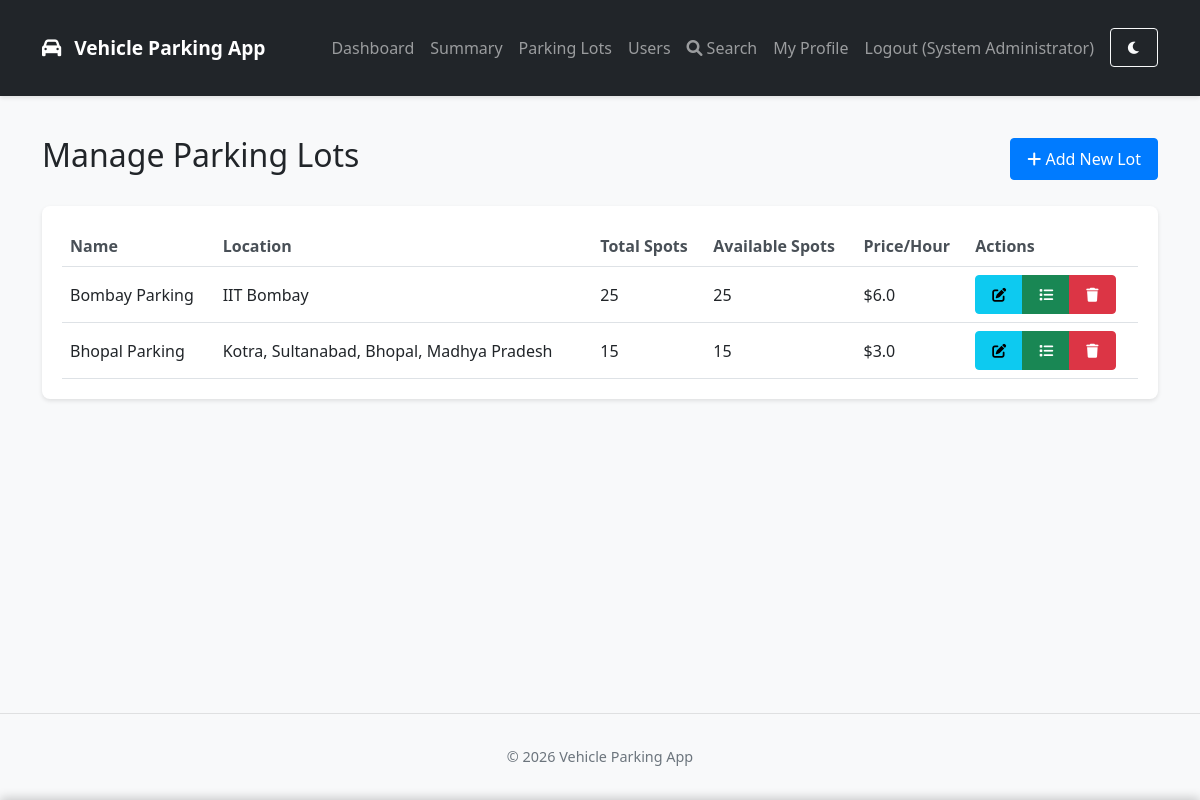
The page /admin/parking-lots (signed in) on the database its author committed.
### backend/models/models.py (models this page shows, shortened)
class User(db.Model, UserMixin):
    __tablename__ = 'users'
    id = db.Column(db.Integer, primary_key=True)
    username = db.Column(db.String(64), unique=True, nullable=False)
    email = db.Column(db.String(120), unique=True, nullable=False)
    password_hash = db.Column(db.String(128), nullable=False)
    phone = db.Column(db.String(20), unique=True, nullable=True)
    full_name = db.Column(db.String(100), nullable=True)
    address = db.Column(db.String(200), nullable=True)
    pin_code = db.Column(db.String(20), nullable=True)
    vehicle_no = db.Column(db.String(20), unique=True, nullable=True)
    is_admin = db.Column(db.Boolean, default=False)
    created_at = db.Column(db.DateTime, default=lambda: datetime.now(IST))
    notification_preference = db.Column(db.String(20), default='email')  # email, gchat, sms
    gchat_email = db.Column(db.String(120), nullable=True)
    reminder_time = db.Column(db.String(5), default='18:00')  # 24-hour format HH:MM
    report_format = db.Column(db.String(10), default='html')  # html or pdf
    last_reminder_date = db.Column(db.Date, nullable=True)  # Track when last reminder was sent
    reservations = db.relationship('ParkingReservation', backref='user', lazy=True, cascade="all, delete-orphan")
    payment_methods = db.relationship('SavedPaymentMethod', backref='user', lazy=True, cascade="all, delete-orphan")

class ParkingLot(db.Model):
    __tablename__ = 'parking_lots'
    id = db.Column(db.Integer, primary_key=True)
    name = db.Column(db.String(100), nullable=False)
    prime_location_name = db.Column(db.String(100), nullable=False)
    price = db.Column(db.Float, nullable=False)
    address = db.Column(db.String(200), nullable=False)
    pin_code = db.Column(db.String(10), nullable=False)
    maximum_number_of_spots = db.Column(db.Integer, nullable=False)
    created_at = db.Column(db.DateTime, default=datetime.now(IST))
    spots = db.relationship('ParkingSpot', backref='lot', lazy=True, cascade="all, delete-orphan")
    @property
    def available_spots(self):
        return len([spot for spot in self.spots if spot.status == 'A'])

class ParkingSpot(db.Model):
    __tablename__ = 'parking_spots'
    id = db.Column(db.Integer, primary_key=True)
    lot_id = db.Column(db.Integer, db.ForeignKey('parking_lots.id'), nullable=False)
    spot_number = db.Column(db.Integer, nullable=False)
    status = db.Column(db.String(1), nullable=False, default='A')  # 'A' for Available, 'O' for Occupied
    created_at = db.Column(db.DateTime, default=datetime.now(IST))
    reservations = db.relationship('ParkingReservation', backref='spot', lazy=True)

### backend/routes/admin_routes.py (the view)
@admin.route('/parking-lots')
@login_required
@admin_required
def parking_lots():
    lots = ParkingLot.query.all()
    return render_template('admin/parking_lots.html', parking_lots=lots)

### backend/routes/admin_routes.py (called while the page is built)
def admin_required(f):
    @wraps(f)
    def decorated_function(*args, **kwargs):
        if not current_user.is_authenticated or not current_user.is_admin:
            flash('Please log in to access this page.', 'danger')
            return redirect(url_for('auth.admin_login'))
        return f(*args, **kwargs)
    return decorated_function

### backend/services/cache_service.py (called while the page is built)
    def clean_expired(self):
        now = time.time()
        expired_keys = [key for key, (expiry_time, _) in self._cache.items() if expiry_time <= now]
        for key in expired_keys:
            del self._cache[key]
            if self.app:
                self.app.logger.debug(f"Removed expired cache key: {key}")
            else:
                logger.debug(f"Removed expired cache key: {key}")

### frontend/templates/admin/parking_lots.html (shortened to what this page needs)
{% extends "base.html" %}
{% block content %}
<div class="row">
    <div class="col-md-12">
        <div class="d-flex justify-content-between align-items-center mb-4">
            <h2>Manage Parking Lots</h2>
            <a href="{{ url_for('admin.create_parking_lot') }}" class="btn btn-primary">
                <i class="fas fa-plus"></i> Add New Lot
            </a>
        </div>
    </div>
</div>
<div class="row">
    <div class="col-md-12">
        <div class="card">
            <div class="card-body">
                <div class="table-responsive">
                    <table class="table">
                        <thead>
                            <tr>
                                <th>Name</th>
                                <th>Location</th>
                                <th>Total Spots</th>
                                <th>Available Spots</th>
                                <th>Price/Hour</th>
                                <th>Actions</th>
                            </tr>
                        </thead>
                        <tbody>
                            {% for lot in parking_lots %}
                            <tr>
                                <td>{{ lot.name }}</td>
                                <td>{{ lot.prime_location_name }}</td>
                                <td>{{ lot.maximum_number_of_spots }}</td>
                                <td>{{ lot.available_spots }}</td>
                                <td>${{ lot.price }}</td>
                                <td>
                                    <div class="btn-group">
                                        <a href="{{ url_for('admin.edit_parking_lot', lot_id=lot.id) }}"
                                           class="btn btn-sm btn-info" title="Edit">
                                            <i class="fas fa-edit"></i>
                                        </a>
                                        <a href="{{ url_for('admin.view_parking_spots', lot_id=lot.id) }}"
                                           class="btn btn-sm btn-success" title="View Spots">
                                            <i class="fas fa-list"></i>
                                        </a>
                                        <button type="button"
                                                class="btn btn-sm btn-danger"
                                                title="Delete"
                                                data-bs-toggle="modal"
                                                data-bs-target="#deleteModal{{ lot.id }}">
                                            <i class="fas fa-trash"></i>
                                        </button>
                                    </div>
                                </td>
                            </tr>
                            {% endfor %}
                        </tbody>
                    </table>
                </div>
            </div>
        </div>
    </div>
</div>
{% endblock %}

### frontend/templates/base.html (shortened to what this page needs)
<!DOCTYPE html>
<html lang="en">
<head>
    <link href="https://cdn.jsdelivr.net/npm/bootstrap@5.2.3/dist/css/bootstrap.min.css" rel="stylesheet">
    <link rel="stylesheet" href="https://cdnjs.cloudflare.com/ajax/libs/font-awesome/6.0.0-beta3/css/all.min.css">
    <link rel="stylesheet" href="{{ url_for('static', filename='css/style.css') }}">
</head>
<body>
    <nav class="navbar navbar-expand-lg navbar-dark bg-dark">
        <div class="container">
            <a class="navbar-brand" href="{{ url_for('index') }}">
                <i class="fas fa-car"></i> Vehicle Parking App
            </a>
            <div class="collapse navbar-collapse" id="navbarNav">
                <ul class="navbar-nav ms-auto">
                    {% if current_user.is_authenticated %}
                        {% if current_user.is_admin %}
                            <li class="nav-item">
                                <a class="nav-link" href="{{ url_for('admin.dashboard') }}">Dashboard</a>
                            </li>
                            <li class="nav-item">
                                <a class="nav-link" href="{{ url_for('admin.summary') }}">Summary</a>
                            </li>
                            <li class="nav-item">
                                <a class="nav-link" href="{{ url_for('admin.parking_lots') }}">Parking Lots</a>
                            </li>
                            <li class="nav-item">
                                <a class="nav-link" href="{{ url_for('admin.view_users') }}">Users</a>
                            </li>
                            <li class="nav-item">
                                <a class="nav-link" href="{{ url_for('admin.search') }}">
                                    <i class="fas fa-search me-1"></i>Search
                                </a>
                            </li>
                            <li class="nav-item">
                                <a class="nav-link" href="{{ url_for('admin.edit_profile') }}">My Profile</a>
                            </li>
                        {% endif %}
                        <li class="nav-item">
                            <a class="nav-link" href="{{ url_for('auth.logout') }}">Logout ({{ current_user.username }})</a>
                        </li>
                    {% endif %}
                    <li class="nav-item">
                        <button id="dark-mode-toggle" class="btn btn-sm btn-outline-light ms-2" title="Toggle Dark Mode">
                            <i class="fas fa-moon"></i>
                        </button>
                    </li>
                </ul>
            </div>
        </div>
    </nav>
    <div class="container mt-4">
        {% block content %}{% endblock %}
    </div>
    <footer class="footer mt-5 py-3 bg-light">
        <div class="container text-center">
            <span class="text-muted">© <span class="year">2025</span> Vehicle Parking App</span>
        </div>
    </footer>
</body>
</html>

### frontend/static/css/style.css (style rules this page uses)
body { background-color: #f8f9fa; min-height: 100vh; display: flex; flex-direction: column; font-family: 'Segoe UI', Roboto, 'Helvetica Neue', Arial, sans-serif; padding-bottom: env(safe-area-inset-bottom); }
.container { flex: 1; padding-top: 1rem; padding-bottom: 1rem; }
.card { box-shadow: 0 2px 4px rgba(0, 0, 0, 0.1); margin-bottom: 20px; border: none; border-radius: 8px; overflow: hidden; }
.card-body { padding: 20px; }
.table { margin-bottom: 0; width: 100%; overflow-x: auto; }
.table-responsive { overflow-x: auto; -webkit-overflow-scrolling: touch; }
.table th { border-top: none; font-weight: 600; color: #495057; white-space: nowrap; }
.table td { vertical-align: middle; }
.btn { border-radius: 4px; padding: 8px 16px; font-weight: 500; transition: all 0.2s ease; touch-action: manipulation; }
.btn-primary { background-color: #007bff; border-color: #007bff; }
.btn-danger { background-color: #dc3545; border-color: #dc3545; }
.navbar { box-shadow: 0 2px 4px rgba(0, 0, 0, 0.1); padding: 0.75rem 1rem; }
.navbar-brand { font-weight: 600; font-size: 1.2rem; }
.navbar-brand i { margin-right: 8px; }
.footer { background-color: #f8f9fa; padding: 20px 0; margin-top: auto; border-top: 1px solid rgba(0, 0, 0, 0.1); font-size: 0.9rem; }
* { -webkit-tap-highlight-color: rgba(0,0,0,0); }

### rows shown on the page
User: username "System Administrator"
ParkingLot: name "Bombay Parking", prime_location_name "IIT Bombay", maximum_number_of_spots "25", available_spots "25", price "6.0"
ParkingLot: name "Bhopal Parking", prime_location_name "Kotra, Sultanabad, Bhopal, Madhya Pradesh", maximum_number_of_spots "15", available_spots "15", price "3.0"
